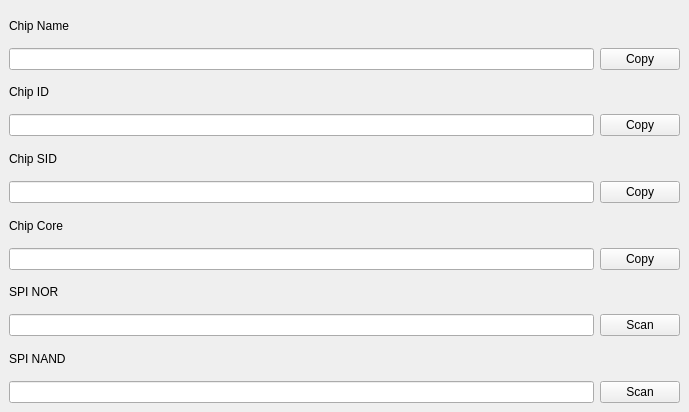
    <widget class="QWidget" name="chip_tab">
     <attribute name="title">
      <string>Chip</string>
     </attribute>
     <widget class="QWidget" name="layoutWidget_5">
      <property name="geometry">
       <rect>
        <x>9</x>
        <y>9</y>
        <width>671</width>
        <height>394</height>
       </rect>
      </property>
      <layout class="QVBoxLayout" name="verticalLayout">
       <item>
        <widget class="QLabel" name="chip_chip_name_label">
         <property name="text">
          <string>Chip Name</string>
         </property>
        </widget>
       </item>
       <item>
        <layout class="QHBoxLayout" name="horizontalLayout_6">
         <item>
          <widget class="QLineEdit" name="chip_name_lineEdit"/>
         </item>
         <item>
          <widget class="QPushButton" name="chip_chip_name_pushButton">
           <property name="text">
            <string>Copy</string>
           </property>
          </widget>
         </item>
        </layout>
       </item>
       <item>
        <widget class="QLabel" name="chip_chip_id_label_2">
         <property name="text">
          <string>Chip ID</string>
         </property>
        </widget>
       </item>
       <item>
        <layout class="QHBoxLayout" name="horizontalLayout_5">
         <item>
          <widget class="QLineEdit" name="chip_id_lineEdit"/>
         </item>
         <item>
          <widget class="QPushButton" name="chip_chip_id_pushButton_2">
           <property name="text">
            <string>Copy</string>
           </property>
          </widget>
         </item>
        </layout>
       </item>
       <item>
        <widget class="QLabel" name="chip_chip_sid_label_4">
         <property name="text">
          <string>Chip SID</string>
         </property>
         <property name="textFormat">
          <enum>Qt::PlainText</enum>
         </property>
        </widget>
       </item>
       <item>
        <layout class="QHBoxLayout" name="horizontalLayout_4">
         <item>
          <widget class="QLineEdit" name="chip_sid_lineEdit"/>
         </item>
         <item>
          <widget class="QPushButton" name="chip_chip_sid_pushButton_3">
           <property name="text">
            <string>Copy</string>
           </property>
          </widget>
         </item>
        </layout>
       </item>
       <item>
        <widget class="QLabel" name="chip_chip_core_label_5">
         <property name="text">
          <string>Chip Core</string>
         </property>
        </widget>
       </item>
       <item>
        <layout class="QHBoxLayout" name="horizontalLayout_3">
         <item>
          <widget class="QLineEdit" name="chip_core_lineEdit"/>
         </item>
         <item>
          <widget class="QPushButton" name="chip_chip_core_pushButton_4">
           <property name="text">
            <string>Copy</string>
           </property>
          </widget>
         </item>
        </layout>
       </item>
       <item>
        <widget class="QLabel" name="chip_chip_spi_nor_label_6">
         <property name="text">
          <string>SPI NOR</string>
         </property>
        </widget>
       </item>
       <item>
        <layout class="QHBoxLayout" name="horizontalLayout_2">
         <item>
          <widget class="QLineEdit" name="chip_spi_nor_lineEdit"/>
         </item>
         <item>
          <widget class="QPushButton" name="chip_spi_nor_scan_pushButton">
           <property name="text">
            <string>Scan</string>
           </property>
          </widget>
         </item>
        </layout>
       </item>
       <item>
        <widget class="QLabel" name="chip_chip_spi_nand_label_7">
         <property name="text">
          <string>SPI NAND</string>
         </property>
        </widget>
       </item>
       <item>
        <layout class="QHBoxLayout" name="horizontalLayout">
         <item>
          <widget class="QLineEdit" name="chip_spi_nand_lineEdit"/>
         </item>
         <item>
          <widget class="QPushButton" name="chip_spi_nand_scan_pushButton">
           <property name="text">
            <string>Scan</string>
           </property>
          </widget>
         </item>
        </layout>
       </item>
      </layout>
     </widget>
    </widget>
